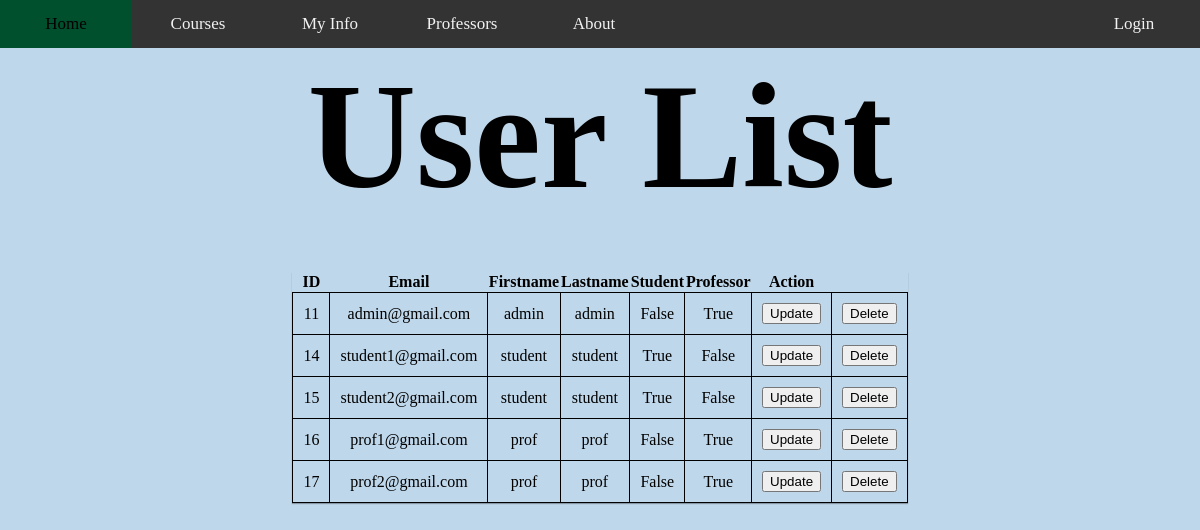
/users/, run on the app's committed database.
### accounts/models.py (models this page shows, shortened)
class User(AbstractBaseUser):
    email = models.EmailField(max_length=255, unique=True)
    first_name = models.CharField(max_length=100)
    last_name = models.CharField(max_length=100)
    active = models.BooleanField(default=True)  # able to login
    staff = models.BooleanField(default=False)
    admin = models.BooleanField(default=False)
    timestamp = models.DateTimeField(auto_now_add=True)
    student = models.BooleanField(default=False)
    professor = models.BooleanField(default=False)
    USERNAME_FIELD = 'email'  # username
    REQUIRED_FIELDS = []  # what fields are ask when running python manage.py createsuperuser
    objects = UserManager()

### Whiteboard/views.py (the view)
# urls.py: path('users/', list_user, name='list_user'),
def list_user(request):
    model = User.objects.all().values()
    context = {
        'model':model
    }
    return render(request, 'auth/list_user.html', context)

### templates/auth/list_user.html (shortened to what this page needs)
{% load static %}
<html lang="en">
<head>
    <link rel="stylesheet" type="text/css" href="{% static 'css/main.css' %}">
</head>
<body>
{% include 'navbar.html' %}
<h2 class="title">User List</h2>
<div class="table1">
<table align="center" class="userlist">
    <thead>
    <tr>
        <th>ID</th>
        <th>Email</th>
        <th>Firstname</th>
        <th>Lastname</th>
        <th>Student</th>
        <th>Professor</th>
        <th>Action</th>
    </tr>
    </thead>
    <tbody>
        {% for foo in model %}
        <tr>
            <td data-label="ID">{{ foo.id }}</td>
            <td data-label="Email">{{ foo.email }}</td>
            <td data-label="First-Name">{{ foo.first_name }}</td>
            <td data-label="Last-Name">{{ foo.last_name }}</td>
            <td data-label="Student">{{ foo.student }}</td>
            <td data-label="Professor">{{ foo.professor }}</td>
            <td>
                    <button onclick="location.href='{% url 'update' foo.id %}'">Update</button>
            </td>
            <td>
                <button onclick="location.href='{% url 'delete' foo.id %}'">Delete</button>
            </td>
        </tr>
        {% endfor %}
    </tbody>
</table>
</div>
</body>
</html>

### templates/navbar.html (shortened to what this page needs)
{% load static %}
<!DOCTYPE html>
<html lang="en">
<head>
<link rel="stylesheet" type="text/css" href="{% static 'css/navbar.css' %}">
</head>
<body>
<div class="topnav">
    <a href="{% url 'homepage' %}">Home</a>
    <a href="{% url 'coursepage' %}">Courses</a>
    <a href="{% url 'myinfopage' %}">My Info</a>
    <a href="#contact">Professors</a>
    <a href="#about">About</a>
    <div class="topnav-right">
    {% if not request.user.is_authenticated %}
    <a href="{% url 'loginpage' %}">Login</a>
    {% endif %}
</div>
</div>
</body>
</html>

### static_my_project/css/main.css (style rules this page uses)
body { margin: 0px; background-color: #BFD7EA; }
.title { margin: 50px; text-align: center; font-family: "Bebas Neue"; font-size: 150px; }
a { display: block; width: 100px; margin: auto; font-family: Bebas Neue; font-size: 50px; }
.userlist { text-align: center; border: 0px; width: 50%; margin: auto; padding: 0; border-collapse: collapse; border-spacing: 0; box-shadow: 0 1px 1px rgba(0, 0, 0, .3); }
td { padding: 10px; border: 1px solid black; border-collapse: collapse; }

### static_my_project/css/navbar.css (style rules this page uses)
.topnav { overflow: hidden; background-color: #333; position: fixed; top:0; width: 100%; }
.topnav a { float: left; color: #f2f2f2; text-align: center; padding: 14px 16px; text-decoration: none; font-size: 17px; }
.topnav-right { float: right; }

### data on the page
User: id "11", email "admin@gmail.com", first_name "admin", last_name "admin", student "False", professor "True"
User: id "14", email "student1@gmail.com", first_name "student", last_name "student", student "True", professor "False"
User: id "15", email "student2@gmail.com", first_name "student", last_name "student", student "True", professor "False"
User: id "16", email "prof1@gmail.com", first_name "prof", last_name "prof", student "False", professor "True"
User: id "17", email "prof2@gmail.com", first_name "prof", last_name "prof", student "False", professor "True"
